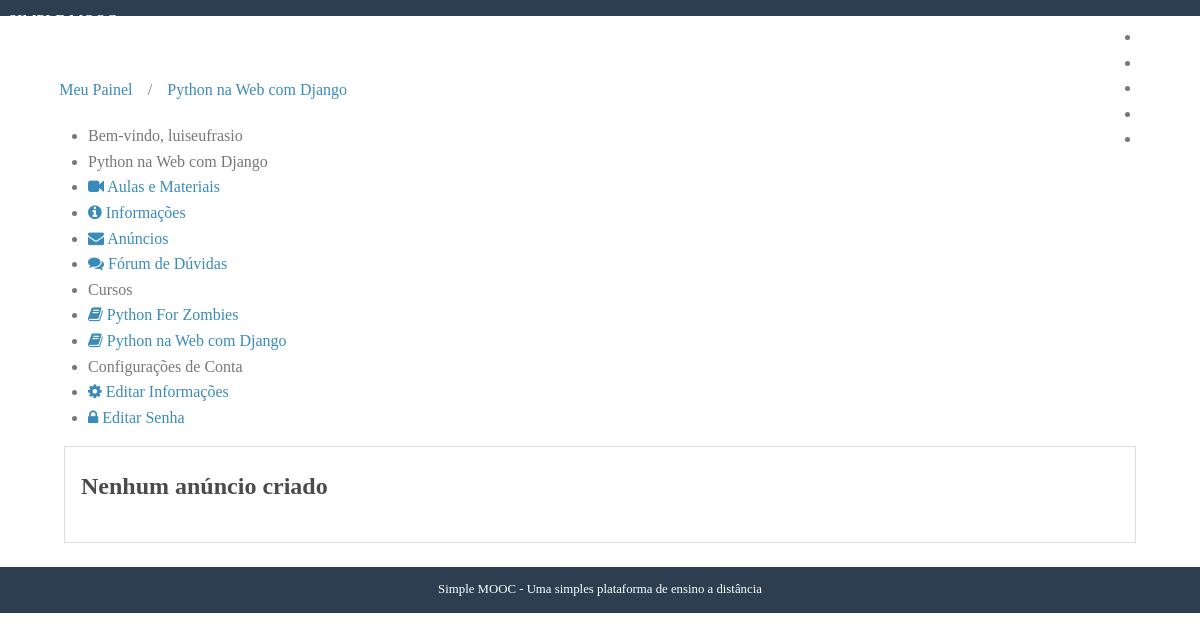
The page /cursos/python-na-web-com-django-22032018/anuncios/ (signed in) on the database as committed earlier.
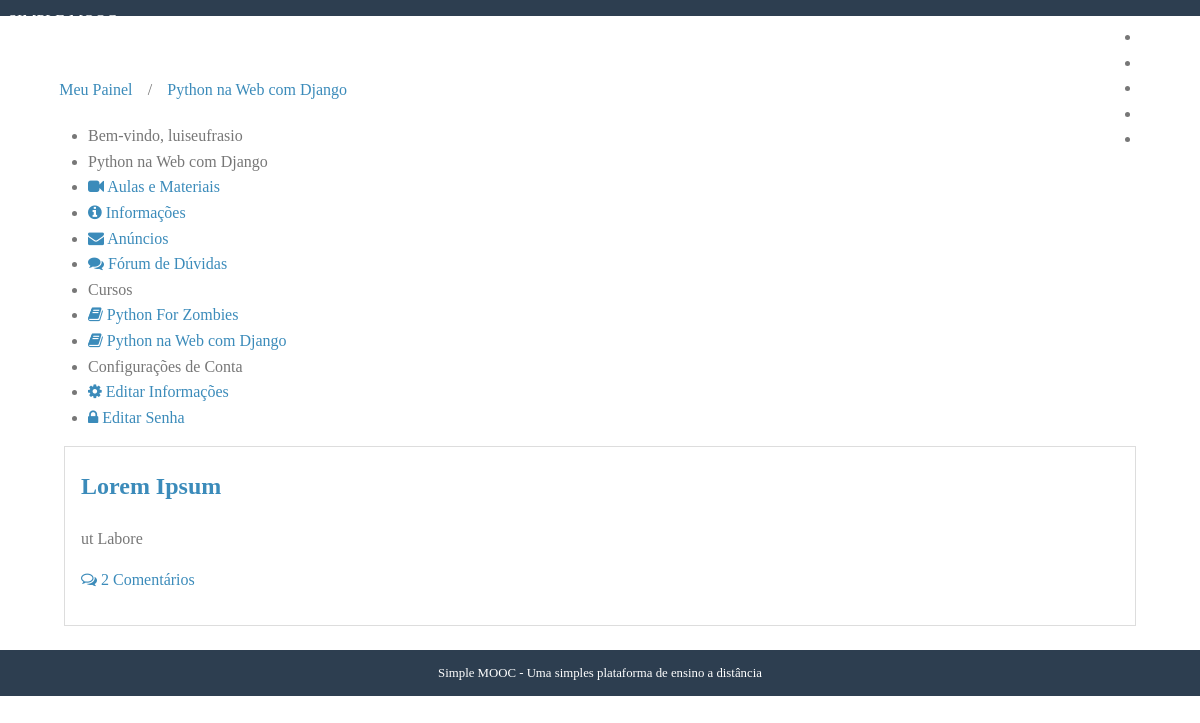
The same page on the database as committed later.
### courses/models.py (models this page shows, shortened)
class Course(models.Model):
    objects = CourseManager()
    name = models.CharField('Nome', max_length=100);
    slug = models.SlugField('Atalho');
    description = models.TextField('Descrição', blank=True);
    about = models.TextField('Sobre o Curso', blank=True);
    start_date = models.DateField(
        'Data de Início', null=True, blank=True
    )
    image = models.ImageField(
        upload_to='courses/images', verbose_name='Imagem',
        null=True, blank=True
    )
    created_at = models.DateTimeField('Criado em', auto_now_add=True)
    updated_at = models.DateTimeField('Atualizado em', auto_now=True)
    def __str__(self):
        return self.name
    class Meta:
        verbose_name = 'Curso'
        verbose_name_plural = 'Cursos'
        ordering = ['-name']

class Enrollment(models.Model):
    STATUS_CHOICES = (
        (0, 'Pendente'),
        (1, 'Aprovado'),
        (2, 'Cancelado')
    )
    user = models.ForeignKey(
        settings.AUTH_USER_MODEL, verbose_name='Usuário',
        on_delete = models.PROTECT,
        related_name="enrollments"
    )
    course = models.ForeignKey(
        Course, verbose_name='Curso',
        on_delete = models.PROTECT, related_name="enrollments"
    )
    status = models.IntegerField(
        'Situação', choices=STATUS_CHOICES, default=1, blank=True
    )
    created_at = models.DateTimeField('Criado em', auto_now_add=True)
    updated_at = models.DateTimeField('Atualizado em', auto_now=True)
    class Meta:
        verbose_name='Inscrição'
        verbose_name_plural='Inscrições'
        unique_together=(('user', 'course'),)

class Announcement(models.Model):
    course = models.ForeignKey(
        Course, verbose_name='Curso',
        related_name='announcements',
        on_delete = models.PROTECT
    )
    title = models.CharField('Título', max_length=100)
    content = models.TextField('Conteúdo')
    created_at = models.DateTimeField('Criado em', auto_now_add=True)
    updated_at = models.DateTimeField('Atualizado em', auto_now=True)
    class Meta:
        verbose_name = 'Anúncio'
        verbose_name_plural = 'Anúncios'
        ordering = ['-created_at']

### accounts/models.py (models this page shows, shortened)
class User(AbstractBaseUser, PermissionsMixin):
    username = models.CharField(
        'Nome de Usuário', max_length=30, unique=True,
        validators=[
            validators.RegexValidator(
                re.compile('^[\w.@+-]+$'),
                'O nome do usuário só pode conter letras, dígitos e {@,.,+,-,_}',
                'invalid'
            )
        ]
    )
    email = models.EmailField('E-mail', unique=True)
    name = models.CharField('Nome', max_length=100, blank=True)
    is_active = models.BooleanField('Está ativo?', blank=True, default=True)
    is_staff = models.BooleanField('É da equipe?', blank=True, default=False)
    date_joined = models.DateTimeField('Data de Entrada', auto_now_add=True)
    objects = UserManager()
    USERNAME_FIELD = 'username'
    REQUIRED_FIELDS = ['email']
    def __str__(self):
        return self.name or self.username
    class Meta:
        verbose_name = 'Usuário'
        verbose_name_plural = 'Usuários'

### courses/views.py (the view, shortened to what this page needs)
# urls.py: path('<slug:slug>/anuncios/', views.announcements, name='announcements'),
@login_required
def announcements(request, slug):
	course = get_object_or_404(Course, slug=slug)
	template = 'announcements.html'
	context = {
		'course': course,
		'announcements': course.announcements.all()
	}
	return render(request, template, context)

### courses/templatetags/courses_tags.py (called while the page is built)
@register.simple_tag
def load_my_courses(user):
    return Enrollment.objects.filter(user=user)

### courses/templates/announcements.html
{% extends "course_dashboard.html" %}
{% block dashboard_content %}
{% for announcement in announcements %}
<div class="well">
    <h2>
        <a href="{% url 'courses:show_announcement' course.slug announcement.pk %}">{{ announcement.title }}</a>
    </h2>
    {{ announcement.content|linebreaks }}
    <p>
        <a href="{% url 'courses:show_announcement' course.slug announcement.pk %}#comments">
        <i class="fa fa-comments-o"></i>
        {% with count=announcement.comments.count %}
            {{ count }}
            Comentário{{ count|pluralize }}
        {% endwith %}
        </a>
    </p>
</div>
{% empty %}
<div class="well">
    <h2>Nenhum anúncio criado</h2>
</div>
{% endfor %}
{% endblock %}

### courses/templates/course_dashboard.html (shortened to what this page needs)
{% extends "dashboard.html" %}
{% block breadcrumb %}
    {{ block.super }}
    <li>/</li>
    <li><a href="{% url 'courses:announcements' course.slug %}">{{ course }}</a></li>
{% endblock %}
{% block menu_options %}
<li class="pure-menu-heading">
    {{ course }}
</li>
<li>
    <a href="#">
        <i class="fa fa-video-camera"></i>
        Aulas e Materiais
    </a>
</li>
<li>
    <a href="#">
        <i class="fa fa-info-circle"></i>
        Informações
    </a>
</li>
<li>
    <a href="#">
        <i class="fa fa-envelope"></i>
        Anúncios
    </a>
</li>
<li>
    <a href="#">
        <i class="fa fa-comments"></i>
        Fórum de Dúvidas
    </a>
</li>
{{ block.super }}
{% endblock %}

### accounts/templates/dashboard.html (shortened to what this page needs)
{% extends "base.html" %}
{% load courses_tags %}
{% block content %}
{% load_my_courses user as enrollments %}
<div class="pure-g-r content-ribbon">
    <div class="pure-u-1">
        <ul class="breadcrumb">
            {% block breadcrumb %}
            <li><a href="{% url 'accounts:dashboard' %}">Meu Painel</a></li>
            {% endblock %}
        </ul>
    </div>
    <div class="pure-u-1-3">
        <div class="pure-menu pure-menu-open">
            <ul>
                <li class="pure-menu-heading">
                    Bem-vindo, {{ user }}
                </li>
                {% block menu_options %}
                <li class="pure-menu-heading">Cursos</li>
                {% for enrollment in enrollments %}
                <li>
                    <a href="{% url 'courses:announcements' enrollment.course.slug %}">
                        <i class="fa fa-book"></i>
                        {{ enrollment.course }}
                    </a>
                </li>
                {% empty %}
                <li><a href="#">Nenhum curso encontrado</a></li>
                {% endfor %}
                <li class="pure-menu-heading">Configurações de Conta</li>
                <li>
                    <a href="{% url 'accounts:edit' %}">
                        <i class="fa fa-cog"></i>
                        Editar Informações
                    </a>
                </li>
                <li>
                    <a href="{% url 'accounts:edit_password' %}">
                        <i class="fa fa-lock"></i>
                        Editar Senha
                    </a>
                </li>
                {% endblock %}
            </ul>
        </div>
    </div>
    <div class="pure-u-2-3">
        <div class="inner">
            {% block dashboard_content %}{% endblock %}
        </div>
    </div>
</div>
{% endblock %}

### core/templates/base.html (shortened to what this page needs)
<!doctype html>
{% load static %}
<html lang="en">
<head>
    <link rel="stylesheet" href="http://yui.yahooapis.com/pure/0.3.0/pure-min.css">
    <link rel="stylesheet" href="{% static 'css/font-awesome.css' %}" />
    <link rel="stylesheet" href="{% static 'css/styles.css' %}" />
</head>
<body>
    <div class="header">
        <div class="pure-menu pure-menu-open pure-menu-fixed pure-menu-horizontal">
            <a class="pure-menu-heading" href="{% url 'core:home' %}">SIMPLE MOOC</a>
            <ul>
                <li class="pure-menu-selected"><a href="{% url 'core:home' %}">Início</a></li>
                <li><a href="{% url 'courses:index' %}">Cursos</a></li>
                <li><a href="{% url 'core:contact' %}">Contato</a></li>
                {% if user.is_authenticated %}
                <li><a href="{% url 'accounts:dashboard' %}">Painel</a></li>
                <li><a href="{% url 'accounts:logout' %}">Sair</a></li>
                {% else %}
                <li><a href="{% url 'accounts:login' %}">Entrar</a></li>
                {% endif %}
            </ul>
        </div>
    </div>
    <div class="content">
        {% block content %}{% endblock %}
        <div class="footer">
            Simple MOOC - Uma simples plataforma de ensino a distância
        </div>
    </div>
</body>
</html>

### core/static/css/styles.css (style rules this page uses)
* { -webkit-box-sizing: border-box; -moz-box-sizing: border-box; box-sizing: border-box; }
body { margin: 0 auto; line-height: 1.7em; }
a { color: #3b8bba; }
.content { padding-top: 2em; }
.header { margin: 0 0; }
.header .pure-menu { padding: 0.5em; background-color: #2d3e50; }
.header .pure-menu a { color: #fff; }
.header .pure-menu-heading { float: left; }
.header ul { float: right; }
.pure-menu.pure-menu-open.pure-menu-fixed { border-bottom: none; z-index: 4; }
.content .content-ribbon { margin: 1.5em 3em; }
.footer { background: #2d3e50; color: #fff; text-align: center; padding: 1em; font-size: 80%; }
.inner { padding: 0em 1em; }
.inner p { margin-top: 0; }
ul.breadcrumb { padding: 0; }
ul.breadcrumb li { display: inline-block; }
ul.breadcrumb li a { display: inline-block; padding: 0.3em 0.7em; }
body { min-width: 320px; color: #777; line-height: 1.6; }
h1, h2, h3, h4, h5, h6 { font-weight: bold; color: rgb(75, 75, 75); }
a { color: #3b8bba; text-decoration: none; }
.well { border: 1px solid #ddd; padding: 0em 1em 1em 1em; margin-bottom: 1.5em; }

Rows that differ between the two databases and show on the page:
added Announcement: title "Lorem Ipsum", content "ut Labore", comments.count "2"
Other text that changed with them:
text no longer shown: "Nenhum anúncio criado"
